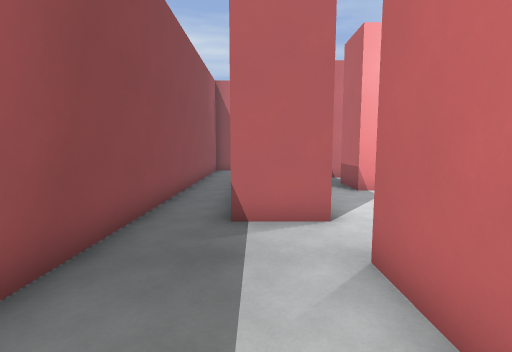
[1] (above)

20 first-person views from a walk through a 3-D level made in the Godot game engine. The camera is 1.5 m above the floor, tilts 6° down and sees 85° across. The floor is counted in squares, 1 m on a side. Each view is taken from the middle of a square. On the plan, view 1 faces up. The plan holds only what a view shows up to about 14 squares ahead; the rest is blank. Characters and animated objects are not drawn.

[2]
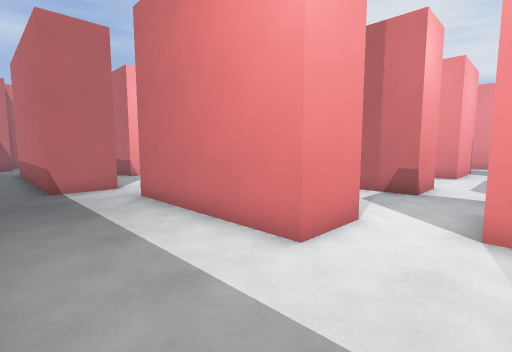

[3]
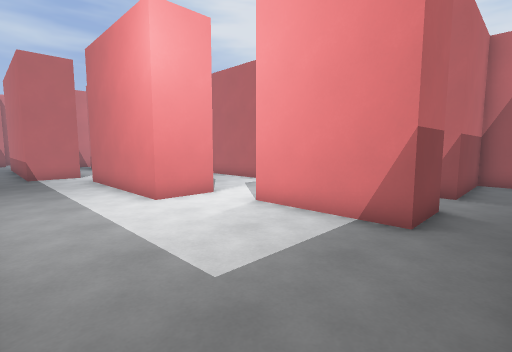

[4]
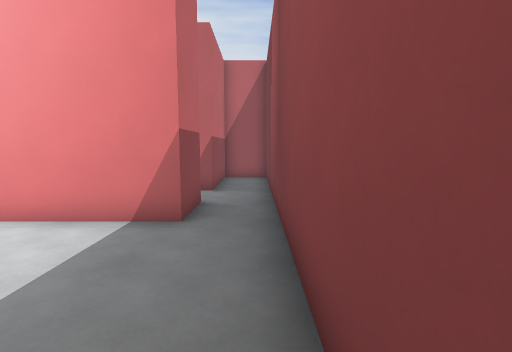

[5]
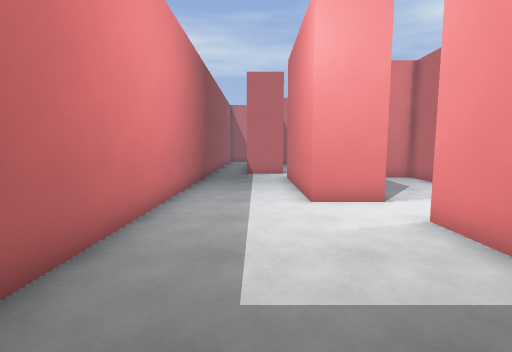

[6]
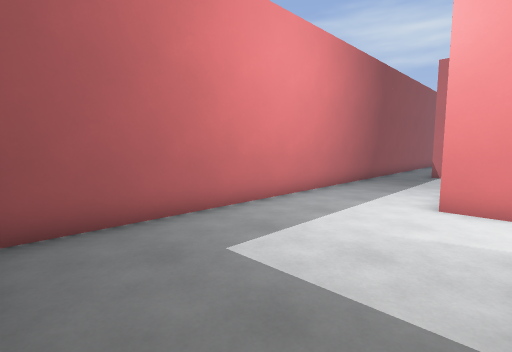

[7]
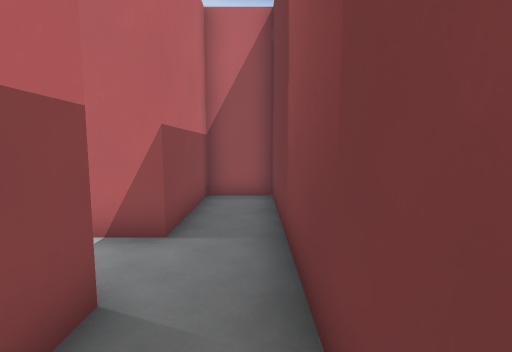

[8]
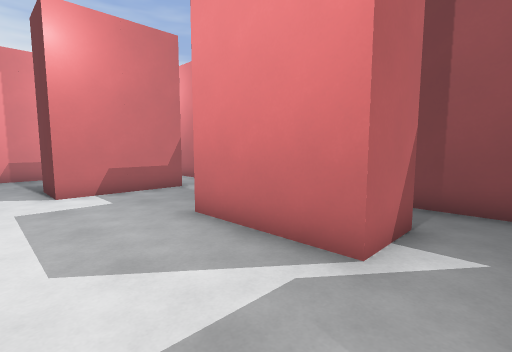

[9]
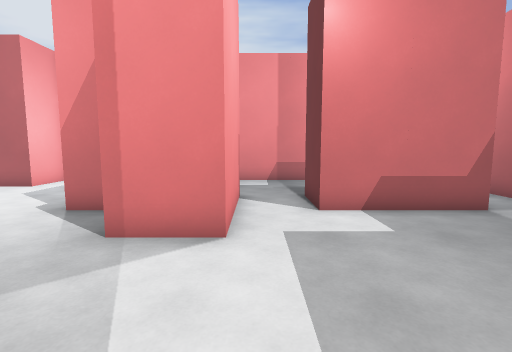

[10]
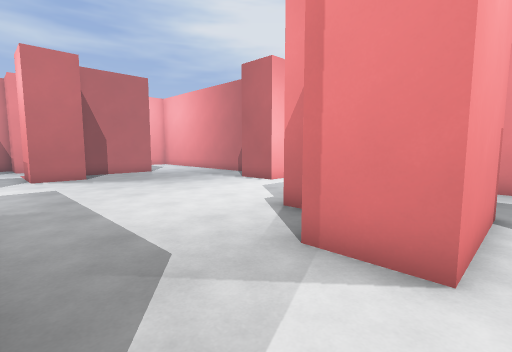

[11]
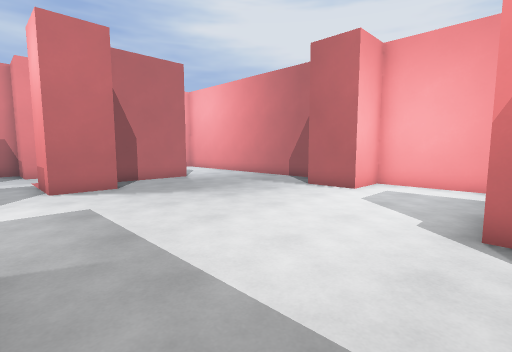

[12]
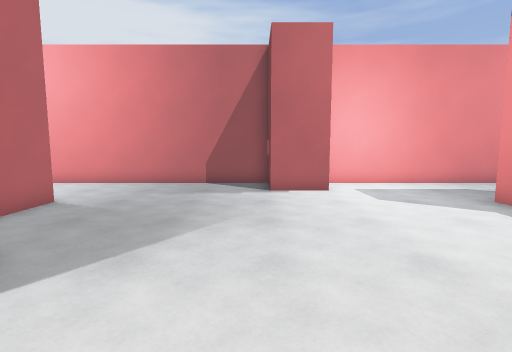

[13]
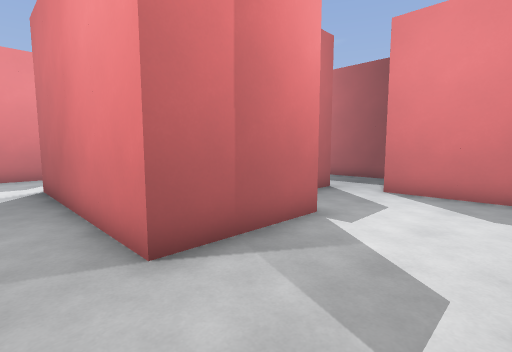

[14]
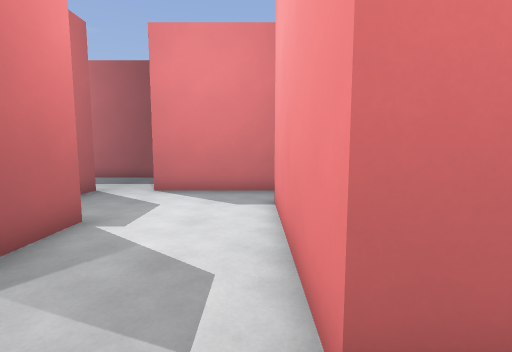

[15]
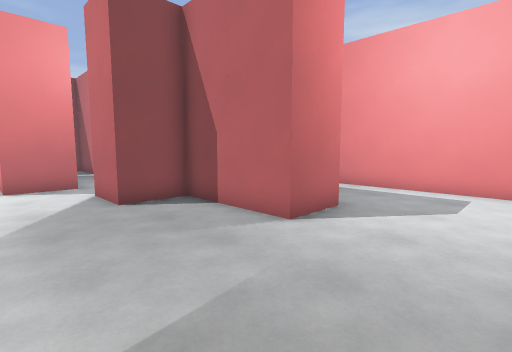

[16]
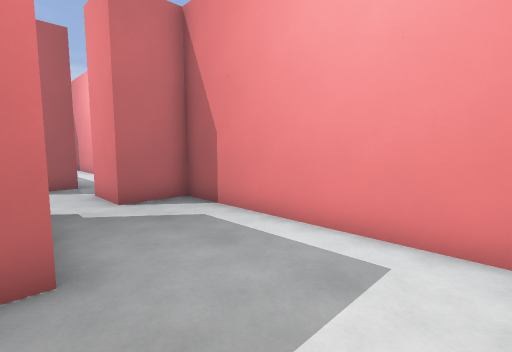

[17]
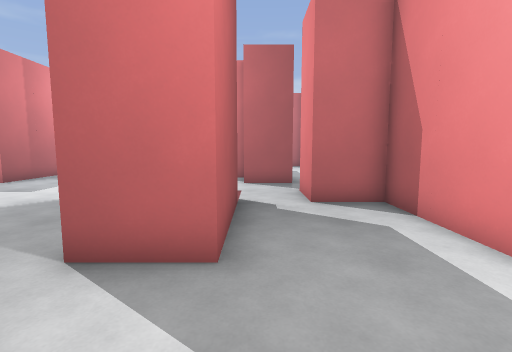

[18]
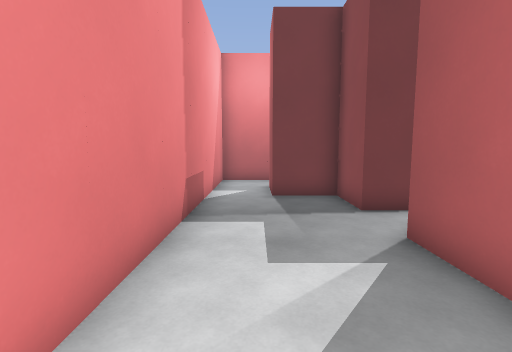

[19]
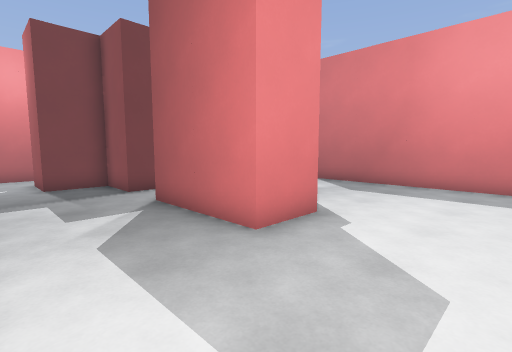

[20]
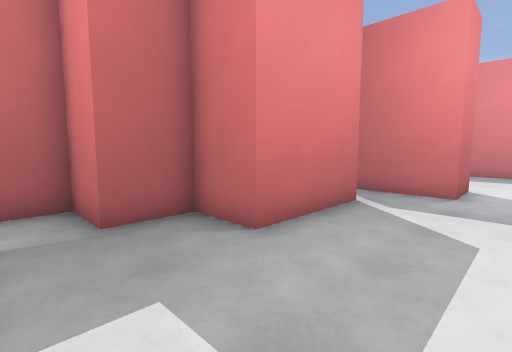

### Floor plan
Points are (right, up) in squares from view 1. A wall is a line through its corners. A room is listed if a view was taken in it or the views show most of it. See-through windows are left out.
Room 1 (views 1, 2, 3, 4, 5, 6, 7)
walls: (2.4, -2.5) (1.5, -2.5) (1.5, 3.5); (3.5, -8.5) (3.5, -4.5); (-1.5, -10.5) (3.5, -10.5); (0.5, 5.5) (-0.5, 5.5); (-2.5, 5.5) (-2.5, -9.9)
ways out: opening at (1.5, 4.5) to room 2; opening at (3.5, -3.5) to room 2; opening at (4.5, -9.5) to room 3; opening at (-1.5, 6)
Room 2 (views 8, 9, 10, 11, 12, 13, 14, 15, 16, 17, 18, 19, 20)
walls: (15.5, 0.5) (15.5, 1.5) (17.5, 1.5) (17.5, -2.5) (13.5, -2.5) (13.5, -0.5); (19.8, 7.5) (21.5, 7.5) (21.5, 16.5); (5.4, 5.5) (9.5, 5.5) (9.5, -2.5) (7.5, -2.5) (7.5, 3.5) (6.2, 3.5); (9.5, 11.6) (9.5, 9.5) (3.5, 9.5) (3.5, 11.5); (3.6, -2.5) (2.4, -2.5); (1.5, 3.5) (2.4, 3.5); (13.5, 15.5) (17.5, 15.5) (17.5, 13.5) (13.5, 13.5) (13.5, 11.5) (11.5, 11.5); (3.5, -4.5) (5.5, -4.5) (5.5, -7.5); (15.5, -8.6) (15.5, -4.5) (17.5, -4.5) (17.5, -6.5) (19.5, -6.5) (19.5, -8.5); (1.5, 9.8) (1.5, 5.5) (0.5, 5.5); (7.5, -8.5) (7.5, -6.5) (11.5, -6.5) (11.5, -8.5) (13.5, -8.5) (13.5, -10.5) (14.8, -10.5); (17, -10.5) (21.5, -10.5) (21.5, 5.5) (19.5, 5.5) (19.5, 7.5); (21, 19.5) (13.5, 19.5) (13.5, 17.5) (11.5, 17.5)
ways out: opening at (1.5, 4.5) to room 1; opening at (3.5, -3.5) to room 1; opening at (6.5, -7.5) to room 3; opening at (2.5, 10.5); opening at (10.5, 11); opening at (12.5, 16.5)
Room 3 (no view inside)
walls: (5.5, -8.5) (3.5, -8.5); (3.5, -10.5) (11.5, -10.5) (11.5, -8.5) (7.5, -8.5)
ways out: opening at (4.5, -9.5) to room 1; opening at (6.5, -7.5) to room 2

Positions as (right, up) in squares from view 1, and headings:
1: (0, 0), facing up
2: (-2, -5), facing up-right
3: (-2, -10), facing up-right
4: (-2, -10), facing right
5: (0, -10), facing up
6: (3, -10), facing up-left
7: (3, -10), facing right
8: (6, -3), facing down-right
9: (9, -3), facing right
10: (10, -3), facing up-right
11: (10, 1), facing up-right
12: (10, 8), facing right
13: (11, 9), facing down-left
14: (11, 9), facing left
15: (21, 9), facing up-left
16: (21, 15), facing up-left
17: (21, 16), facing left
18: (20, 2), facing down
19: (21, 5), facing down-left
20: (15, -3), facing down-left
